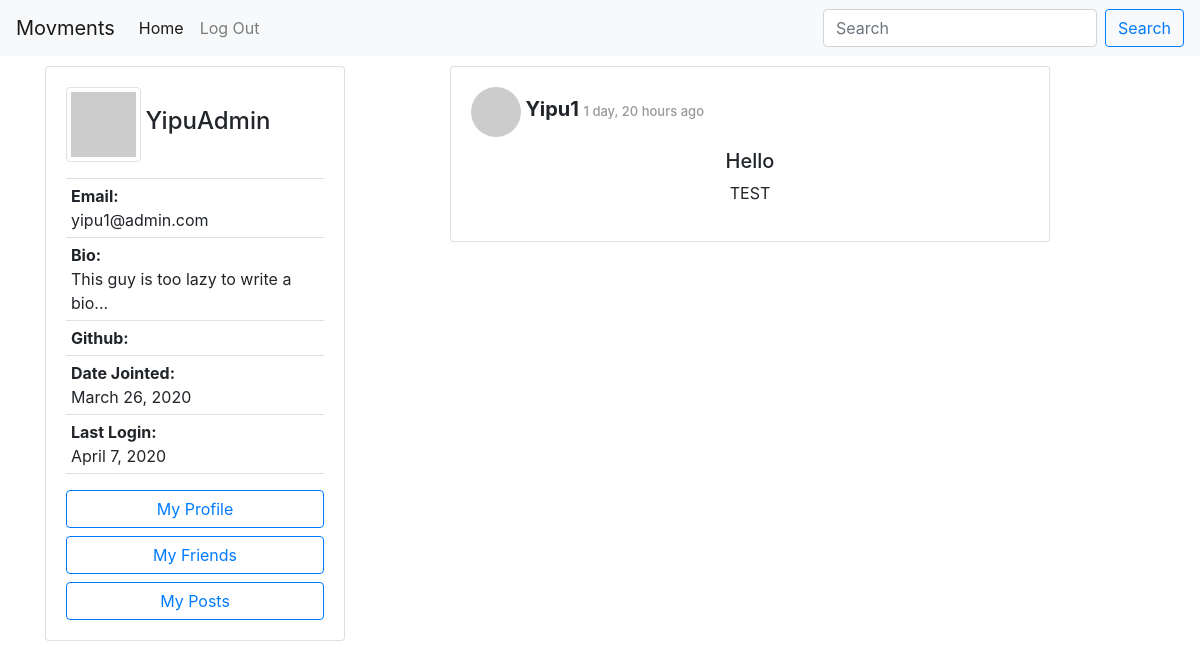
/author/404eaa6d-a252-40a0-9b65-d5ae2b23b360/posts (signed in), run on an earlier commit of the app's database.
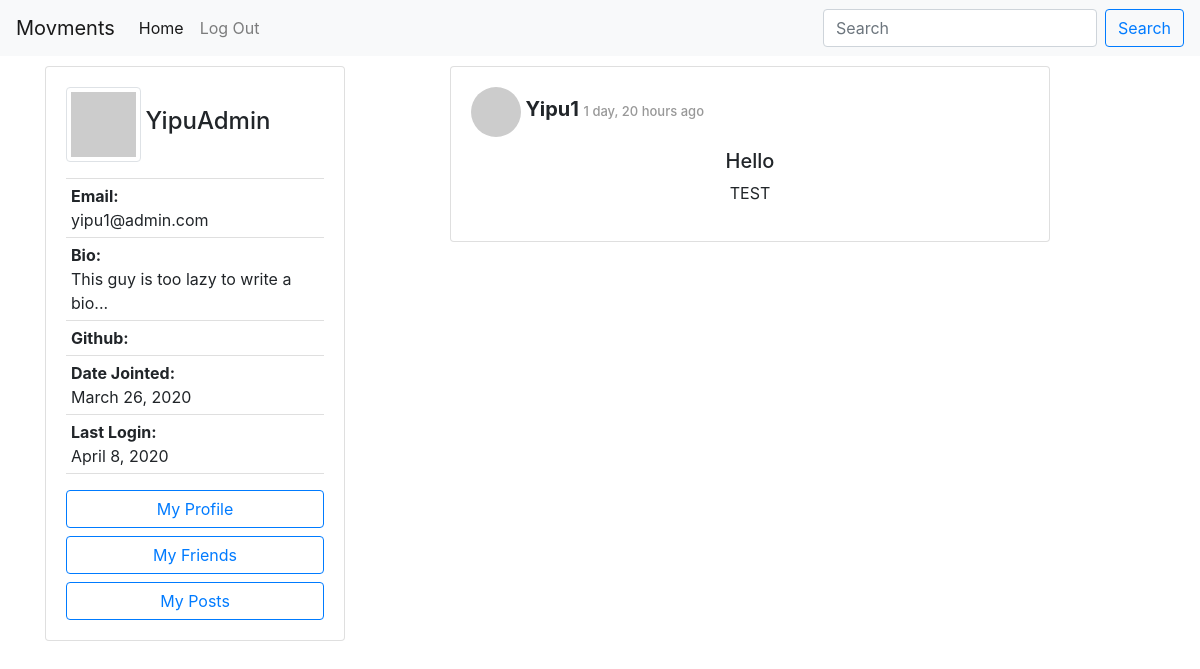
And on a later commit of the database.
### accounts/models.py (models this page shows, shortened)
class Author(AbstractBaseUser):
    email=models.EmailField(
        verbose_name='email address',
        max_length=60,
        unique=True,
    )
    id = models.CharField(primary_key=True, default=uuid.uuid4().urn[9:], editable=False,max_length=100,unique=True)
    displayName = models.CharField(max_length=30)
    lastName = models.CharField(max_length=30, blank=True)
    firstName = models.CharField(max_length=30, blank=True)
    host = models.CharField(default=settings.HOSTNAME, max_length=100)
    url = models.CharField(default="", max_length=100)
    avatar = models.ImageField(upload_to='avatar/', default = 'avatar/default-avatar.png', blank=True, null=True)
    github = models.URLField(default="", max_length=100, null=True)
    bio = models.CharField(default="This guy is too lazy to write a bio...", max_length=200, blank=True, null=True)
    date_joined=models.DateField(verbose_name="date joined", auto_now=True)
    last_login=models.DateField(verbose_name="last login", auto_now=True)
    active=models.BooleanField(default=True)
    activated=models.BooleanField(default=False)
    node=models.BooleanField(default=False)
    admin=models.BooleanField(default=False)
    share=models.BooleanField(default=False)
    share_image=models.BooleanField(default=False)
    objects = AuthorManager()
    USERNAME_FIELD = 'email'
    REQUIRED_FIELDS = ['displayName', ]

### posting/views.py (the view)
# urls.py: path('author/<str:author_id>/posts', APIviews.ViewUserPosts.as_view(), name='view user posts'),
class ViewUserPosts(APIView):
    '''
    show a specified author's posts.
    '''
    permission_classes = [IsAuthenticated]
    def get(self, request, author_id, format=None):
        try:
            author = Author.objects.filter(id=author_id)
            if not author.exists():
                return HttpResponseNotFound("Author Not Found")
            author = Author.objects.get(id=author_id)
            posts = getVisiblePosts(request.user, author)
            posts.sort(key=lambda x: x.published, reverse=True)
            context = {
                "posts": posts,
                "allowEdit": True,
            }
            return render(request, "posting/user-post-list.html", context)
        except Exception as e:
            return HttpResponseServerError(e)

### posting/helper_functions.py (called while the page is built, shortened)
def getVisiblePosts(requester, author=None):
    result = set()
    if requester.is_anonymous or requester.host != settings.HOSTNAME:
        if author:
            return list(Post.objects.filter(author=author, visibility='PUBLIC', unlisted=False).order_by('-published'))
        else:
            return list(Post.objects.filter(visibility='PUBLIC', unlisted=False).order_by('-published'))

### posting/templates/posting/user-post-list.html (shortened to what this page needs)
{% extends 'posting/homepage.html' %}
{% block shortProfile %}
    {% if request.user.is_authenticated %}
        {% include 'posting/profile-card.html' with request=request%}
    {% endif %}
{% endblock %}
{% block content %}
{% if posts %}
<ul>
    {% for post in posts %}
        {% include 'posting/post-full-view.html' with post=post %}
    {% endfor %}
</ul>
{% endif %}
{% endblock %}

### posting/templates/posting/profile-card.html (shortened to what this page needs)
<div class="card  position-fixed" style="width: 300px;">
    <div class="card-body">
    <img src="https://avatars.dicebear.com/v2/jdenticon/{{ request.user.displayName }}.svg" id="imgProfile" style="width: 75px; height: 75px" class="img-thumbnail" />
    <h4 class="card-title" style="display: inline;">{{request.user.displayName }}</h4>
    <p class="card-text">
        <ul class="list-group list-group-flush" >
            <li  class="list-group-item" style="padding: 5px;"><span style="font-weight: bold;">Email:</span><br>{{ request.user.email }}</li>
            <li  class="list-group-item" style="padding: 5px;"><span style="font-weight: bold;">Bio:</span><br>{{ request.user.bio }}</li>
            <li  class="list-group-item" style="padding: 5px;"><span style="font-weight: bold;">Github:</span><br>{{ request.user.github }}</li>
            <li  class="list-group-item" style="padding: 5px;"><span style="font-weight: bold;">Date Jointed:</span><br> {{ request.user.date_joined }}</li>
            <li  class="list-group-item" style="padding: 5px;"><span style="font-weight: bold;">Last Login:</span><br>{{ request.user.last_login }}</li>
        </ul>
    </p>
    <div id="user-menu">
        <a href="{% url 'accounts:view profile' request.user.id %}" class="btn btn-outline-primary btn-block">My Profile</a>
        <a href="{% url 'friendship:get friends list' request.user.id %}" class="btn btn-outline-primary btn-block">My Friends</a>
        <a href="{% url 'posting:view user posts' request.user.id %}" class="btn btn-outline-primary btn-block">My Posts</a>
    </div>
    </div>
</div>

What changed in the data, as far as the page shows it:
changed Author "YipuAdmin": user.last_login "April 7, 2020" → "April 8, 2020"
